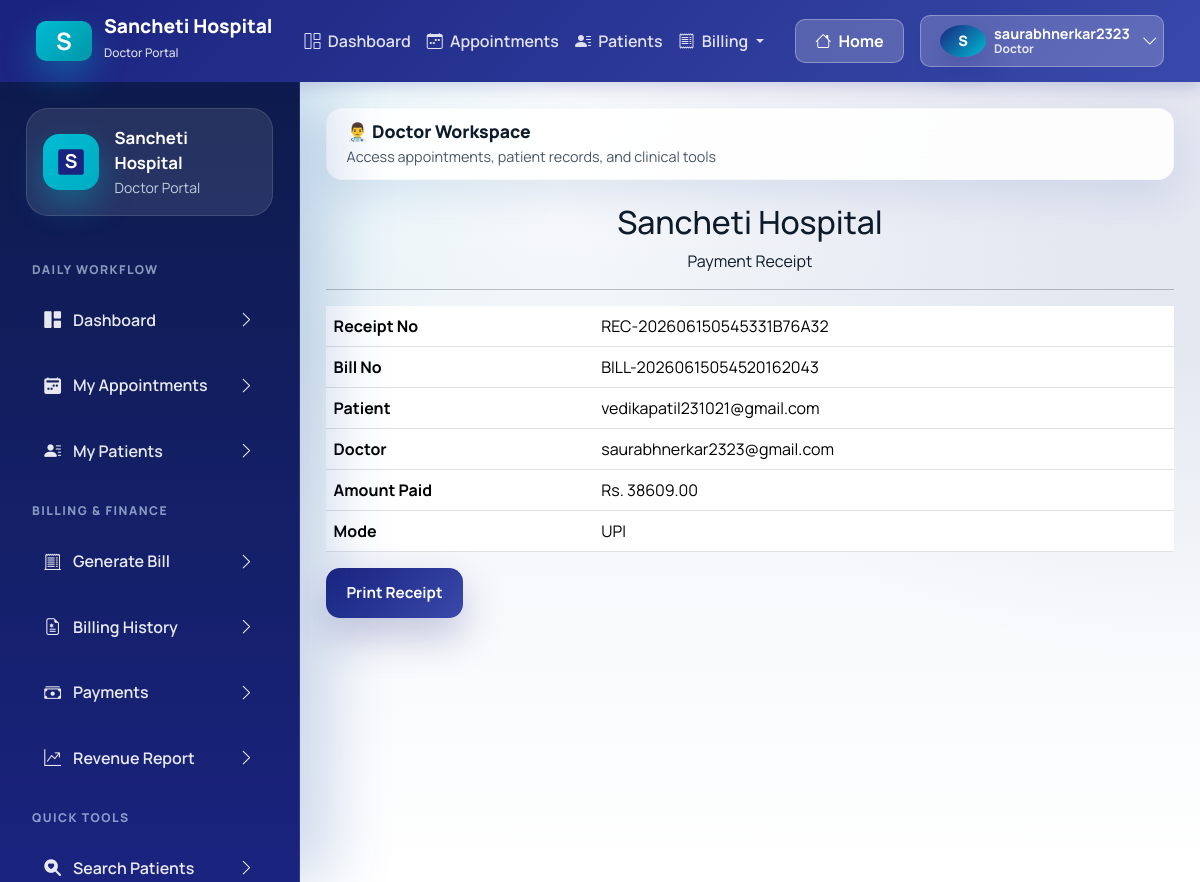
The app's page /billing/receipt/5/ (signed in) with its own data.
### accounts/models.py (models this page shows, shortened)
class CustomUser(AbstractUser):
    ROLE_CHOICES = (
        ("admin", "Admin"),
        ("doctor", "Doctor"),
        ("patient", "Patient"),
    )
    username = models.CharField(max_length=150, unique=True, blank=True, null=True)
    email = models.EmailField(unique=True)
    role = models.CharField(max_length=10, choices=ROLE_CHOICES, default="patient")
    education = models.CharField(max_length=200, blank=True, null=True)
    experience = models.IntegerField(blank=True, null=True)
    bio = models.TextField(blank=True, null=True)
    fees = models.DecimalField(max_digits=8, decimal_places=2, blank=True, null=True)
    specialization = models.ForeignKey(
        "Specialization",
        on_delete=models.SET_NULL,
        null=True,
        blank=True
    )
    is_email_verified = models.BooleanField(default=False)
    email_verification_token = models.UUIDField(default=uuid.uuid4, editable=False, null=True, blank=True)
    USERNAME_FIELD = "email"
    REQUIRED_FIELDS = []
    objects = CustomUserManager()

### billing/models.py (models this page shows, shortened)
class Payment(models.Model):
    PAYMENT_MODE = (
        ('Cash','Cash'),
        ('UPI','UPI'),
        ('Card','Card'),
        ('NetBanking','NetBanking'),
    )
    bill = models.ForeignKey(
        Bill,
        on_delete=models.CASCADE
    )
    amount_paid = models.DecimalField(
        max_digits=10,
        decimal_places=2
    )
    payment_mode = models.CharField(
        max_length=20,
        choices=PAYMENT_MODE
    )
    transaction_id = models.CharField(
        max_length=100,
        blank=True,
        null=True
    )
    payment_date = models.DateTimeField(
        auto_now_add=True
    )
    remarks = models.TextField(
        blank=True,
        null=True
    )
    receipt_no = models.CharField(
        max_length=30,
        unique=True,
        blank=True
    )

class Bill(models.Model):
    STATUS = (
        ('Pending', 'Pending'),
        ('Paid', 'Paid'),
    )
    patient = models.ForeignKey(
        AddedPatient,
        on_delete=models.CASCADE
    )
    doctor = models.ForeignKey(
        CustomUser,
        on_delete=models.CASCADE
    )
    bill_date = models.DateField(
        auto_now_add=True
    )
    bill_no = models.CharField(
    max_length=30,
    unique=True,
    blank=True
    )
    consultation_fee = models.DecimalField(
        max_digits=10,
        decimal_places=2,
        default=500
    )
    medicine_fee = models.DecimalField(
        max_digits=10,
        decimal_places=2,
        default=0
    )
    laboratory_fee = models.DecimalField(
        max_digits=10,
        decimal_places=2,
        default=0
    )
    room_fee = models.DecimalField(
        max_digits=10,
        decimal_places=2,
        default=0
    )
    other_charges = models.DecimalField(
        max_digits=10,
        decimal_places=2,
        default=0
    )
    total_amount = models.DecimalField(
        max_digits=10,
        decimal_places=2,
        default=0
    )
    payment_status = models.CharField(
        max_length=20,
        choices=STATUS,
        default='Pending'
    )

### doctor/models.py (models this page shows, shortened)
class AddedPatient(models.Model):
    STATUS_CHOICES = (
        ('Active', 'Active'),
        ('Completed', 'Completed'),
    )
    doctor = models.ForeignKey(CustomUser, on_delete=models.CASCADE)
    name = models.CharField(max_length=100)
    mobile = models.CharField(max_length=15)
    age = models.IntegerField()
    disease = models.CharField(max_length=200)
    status = models.CharField(
        max_length=20,
        choices=STATUS_CHOICES,
        default='Active'
    )
    created_at = models.DateTimeField(auto_now_add=True)

### billing/views.py (the view)
@login_required
@user_passes_test(is_doctor)
def receipt(request, payment_id):
    payment = get_object_or_404(
        Payment.objects.select_related("bill", "bill__patient", "bill__doctor"),
        id=payment_id,
        bill__doctor=request.user,
    )
    return render(request, "billing/receipt.html", {"payment": payment})

### billing/templates/billing/receipt.html (shortened to what this page needs)
{% extends 'base.html' %}
{% block content %}
<div class="dashboard-card">
    <div class="text-center">
        <h2>Sancheti Hospital</h2>
        <p>Payment Receipt</p>
    </div>
    <hr>
    <table class="table">
        <tr>
            <th>Receipt No</th>
            <td>{{ payment.receipt_no }}</td>
        </tr>
        <tr>
            <th>Bill No</th>
            <td>{{ payment.bill.bill_no }}</td>
        </tr>
        <tr>
            <th>Patient</th>
            <td>{{ payment.bill.patient.name }}</td>
        </tr>
        <tr>
            <th>Doctor</th>
            <td>{{ payment.bill.doctor.email }}</td>
        </tr>
        <tr>
            <th>Amount Paid</th>
            <td>Rs. {{ payment.amount_paid }}</td>
        </tr>
        <tr>
            <th>Mode</th>
            <td>{{ payment.payment_mode }}</td>
        </tr>
    </table>
    <button onclick="window.print()" class="btn-brand">
        Print Receipt
    </button>
</div>
{% endblock %}

### templates/base.html (shortened to what this page needs)
{% load static %}
<!DOCTYPE html>
<html lang="en">
<head>
    <link href="https://cdn.jsdelivr.net/npm/bootstrap@5.3.3/dist/css/bootstrap.min.css" rel="stylesheet">
    <link rel="stylesheet" href="https://cdn.jsdelivr.net/npm/bootstrap-icons@1.11.3/font/bootstrap-icons.min.css">
    <link rel="stylesheet" href="{% static 'css/healthcare-ui.css' %}">
</head>
<body>
    {% if request.user.is_authenticated %}
    <nav class="navbar navbar-expand-lg classic-navbar">
        <div class="container-fluid">
            <a class="navbar-brand" href="{% url 'accounts:home' %}">
                <div class="brand-icon">S</div>
                <div>
                    <div style="line-height: 1;">Sancheti Hospital</div>
                    <small style="font-size: 0.75rem; opacity: 0.85; font-weight: 500;">{{ request.user.role|title }} Portal</small>
                </div>
            </a>
            <div class="collapse navbar-collapse" id="navbarNav">
                <ul class="navbar-nav me-auto mb-2 mb-lg-0 ms-4">
                    {% if request.user.role == "doctor" %}
                    <li class="nav-item">
                        <a class="nav-link {% if request.resolver_match.url_name == 'doctor_dashboard' %}active{% endif %}" href="{% url 'doctor:doctor_dashboard' %}">
                            <i class="bi bi-grid-1x2 me-1"></i> Dashboard
                        </a>
                    </li>
                    <li class="nav-item">
                        <a class="nav-link {% if request.resolver_match.url_name == 'doctor_appointments' %}active{% endif %}" href="{% url 'doctor:doctor_appointments' %}">
                            <i class="bi bi-calendar-week me-1"></i> Appointments
                        </a>
                    </li>
                    <li class="nav-item">
                        <a class="nav-link {% if request.resolver_match.url_name == 'doctor_patients' %}active{% endif %}" href="{% url 'doctor:doctor_patients' %}">
                            <i class="bi bi-person-lines-fill me-1"></i> Patients
                        </a>
                    </li>
                    <li class="nav-item dropdown">
                        <a class="nav-link dropdown-toggle" href="#" role="button" data-bs-toggle="dropdown" aria-expanded="false">
                            <i class="bi bi-receipt me-1"></i> Billing
                        </a>
                    </li>
                    {% endif %}
                </ul>
                <div class="d-flex align-items-center gap-3">
                    <a class="btn btn-navbar" href="{% url 'accounts:home' %}">
                        <i class="bi bi-house me-1"></i> Home
                    </a>
                    <div class="dropdown">
                        <button class="btn btn-navbar d-flex align-items-center gap-2" type="button" id="userDropdown" data-bs-toggle="dropdown" aria-expanded="false">
                            <div class="avatar-badge" style="width: 32px; height: 32px; font-size: 0.9rem;">{{ request.user.username|first|upper }}</div>
                            <div class="d-none d-md-block text-start" style="line-height: 1.1;">
                                <div style="font-size: 0.9rem; font-weight:700;">{{ request.user.username }}</div>
                                <div style="font-size:0.75rem; opacity:0.85;">{{ request.user.role|title }}</div>
                            </div>
                            <i class="bi bi-chevron-down ms-1"></i>
                        </button>
                    </div>
                </div>
            </div>
        </div>
    </nav>
    <div class="app-shell app-shell-with-top-nav">
        <aside class="app-sidebar d-none d-xl-flex flex-column" data-sidebar>
            <div class="sidebar-brand">
                <div class="brand-icon">
                    <svg width="32" height="32" viewBox="0 0 100 100" fill="none" xmlns="http://www.w3.org/2000/svg">
                        <rect x="10" y="10" width="80" height="80" rx="8" fill="#1a237e"/>
                        <text x="50" y="70" font-size="60" font-weight="bold" fill="white" text-anchor="middle">S</text>
                    </svg>
                </div>
                <div class="brand-copy">
                    <strong>Sancheti Hospital</strong>
                    <span class="text-capitalize">{{ request.user.role }} Portal</span>
                </div>
            </div>
            {% if request.user.role == "doctor" %}
            <div class="sidebar-section-label">Daily Workflow</div>
            <nav class="sidebar-nav">
                <a class="sidebar-link {% if request.resolver_match.namespace == 'doctor' and request.resolver_match.url_name == 'doctor_dashboard' %}active{% endif %}" href="{% url 'doctor:doctor_dashboard' %}">
                    <span><i class="bi bi-grid-1x2-fill"></i> Dashboard</span>
                    <i class="bi bi-chevron-right"></i>
                </a>
                <a class="sidebar-link {% if request.resolver_match.namespace == 'doctor' and request.resolver_match.url_name == 'doctor_appointments' %}active{% endif %}" href="{% url 'doctor:doctor_appointments' %}">
                    <span><i class="bi bi-calendar2-week-fill"></i> My Appointments</span>
                    <i class="bi bi-chevron-right"></i>
                </a>
                <a class="sidebar-link {% if request.resolver_match.namespace == 'doctor' and request.resolver_match.url_name == 'doctor_patients' %}active{% endif %}" href="{% url 'doctor:doctor_patients' %}">
                    <span><i class="bi bi-person-lines-fill"></i> My Patients</span>
                    <i class="bi bi-chevron-right"></i>
                </a>
            </nav>
            <div class="sidebar-section-label">Billing & Finance</div>
            <nav class="sidebar-nav">
                <a class="sidebar-link {% if request.resolver_match.namespace == 'billing' and request.resolver_match.url_name == 'generate_bill' %}active{% endif %}" href="{% url 'billing:generate_bill' %}">
                    <span><i class="bi bi-receipt-cutoff"></i> Generate Bill</span>
                    <i class="bi bi-chevron-right"></i>
                </a>
                <a class="sidebar-link {% if request.resolver_match.namespace == 'billing' and request.resolver_match.url_name == 'bill_list' %}active{% endif %}" href="{% url 'billing:bill_list' %}">
                    <span><i class="bi bi-file-earmark-medical"></i> Billing History</span>
                    <i class="bi bi-chevron-right"></i>
                </a>
                <a class="sidebar-link {% if request.resolver_match.namespace == 'billing' and request.resolver_match.url_name == 'payment_history' %}active{% endif %}" href="{% url 'billing:payment_history' %}">
                    <span><i class="bi bi-cash-stack"></i> Payments</span>
                    <i class="bi bi-chevron-right"></i>
                </a>
                <a class="sidebar-link {% if request.resolver_match.namespace == 'billing' and request.resolver_match.url_name == 'revenue_report' %}active{% endif %}" href="{% url 'billing:revenue_report' %}">
                    <span><i class="bi bi-graph-up-arrow"></i> Revenue Report</span>
                    <i class="bi bi-chevron-right"></i>
                </a>
            </nav>
            <div class="sidebar-section-label">Quick Tools</div>
            <nav class="sidebar-nav">
                <a class="sidebar-link {% if request.resolver_match.namespace == 'doctor' and request.resolver_match.url_name == 'search_patient' %}active{% endif %}" href="{% url 'doctor:search_patient' %}">
                    <span><i class="bi bi-search-heart-fill"></i> Search Patients</span>
                    <i class="bi bi-chevron-right"></i>
                </a>
            </nav>
            {% endif %}
        </aside>
        <main class="content-area">
            <div class="topbar d-none d-xl-block" style="border-radius: 16px; padding: 0.75rem 1.25rem; background: rgba(255,255,255,0.9); border:1px solid rgba(203, 208, 210, 0.1);">
                <div class="topbar-copy">
                    <h1 style="font-size: 1.1rem;">
                        {% if request.user.role == "doctor" %}👨‍⚕️ Doctor Workspace{% endif %}
                    </h1>
                    <p style="font-size: 0.9rem;">
                        {% if request.user.role == "doctor" %}Access appointments, patient records, and clinical tools{% endif %}
                    </p>
                </div>
            </div>
            <div class="page-stack">
                {% block content %}{% endblock %}
            </div>
        </main>
    </div>
    {% endif %}
</body>
</html>

### records on screen
CustomUser: user.role "Doctor", user.username|first "S", user.username "saurabhnerkar2323"
Payment: receipt_no "REC-202606150545331B76A32", bill.bill_no "BILL-20260615054520162043", bill.patient.name "vedikapatil231021@gmail.com", bill.doctor.email "saurabhnerkar2323@gmail.com", amount_paid "38609.00", payment_mode "UPI"
